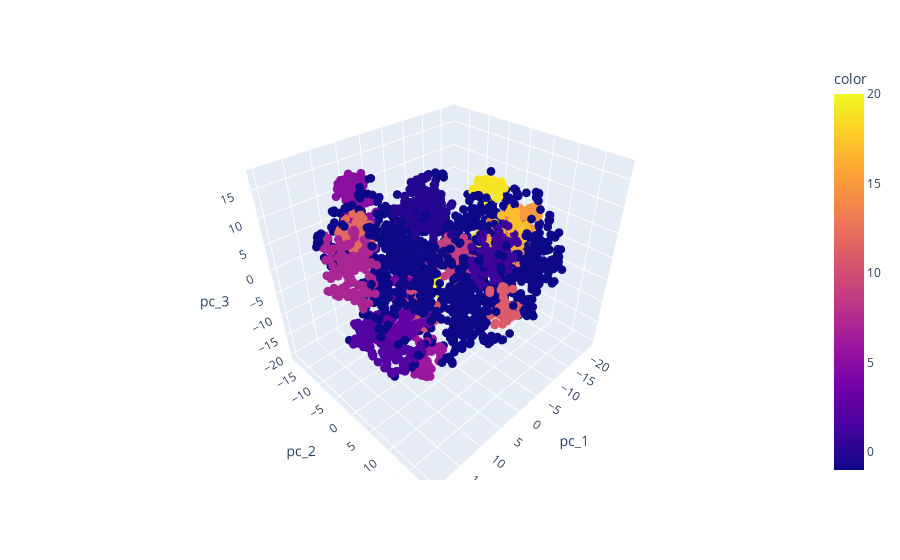

This figure's notebook cell:
### Code cell
from sklearn.cluster import DBSCAN
import plotly.express as px

# NOTE: low eps, high min_samples -> search for higher density clusters
clustering = DBSCAN(eps=3, min_samples=30, n_jobs=-1, metric='l2')

clusters = clustering.fit_predict(val_question_proj)
n_clusters = len(np.unique(clusters))
print('{} clusters found'.format(n_clusters))


df = pd.DataFrame(val_question_proj, columns=['pc_1', 'pc_2', 'pc_3'])
df = pd.concat([df, knn_df['question']], axis=1)
fig = px.scatter_3d(df, x='pc_1', y='pc_2', z='pc_3', color=clusters, hover_data=['question'])
fig.update_traces(marker_size=3)
fig.show()

### Figure 1 — Plotly figure (JSON) as saved in the notebook; plotly's stock layout.template omitted (floating-point values rounded to 4 significant figures; data arrays with more than 128 entries replaced by an {"elided": "..."} marker saying what was removed)
{"data": [{"customdata": {"elided": "3001x1 str values"}, "hovertemplate": "pc_1=%{x}<br>pc_2=%{y}<br>pc_3=%{z}<br>question=%{customdata[0]}<br>color=%{marker.color}<extra></extra>", "legendgroup": "", "marker": {"color": {"elided": "3001 int values"}, "coloraxis": "coloraxis", "size": 3, "symbol": "circle"}, "mode": "markers", "name": "", "scene": "scene", "showlegend": false, "type": "scatter3d", "x": {"elided": "3001 float values"}, "y": {"elided": "3001 float values"}, "z": {"elided": "3001 float values"}}], "layout": {"coloraxis": {"colorbar": {"title": {"text": "color"}}, "colorscale": [[0, "#0d0887"], [0.1111, "#46039f"], [0.2222, "#7201a8"], [0.3333, "#9c179e"], [0.4444, "#bd3786"], [0.5556, "#d8576b"], [0.6667, "#ed7953"], [0.7778, "#fb9f3a"], [0.8889, "#fdca26"], [1, "#f0f921"]]}, "legend": {"tracegroupgap": 0}, "margin": {"t": 60}, "scene": {"domain": {"x": [0, 1], "y": [0, 1]}, "xaxis": {"title": {"text": "pc_1"}}, "yaxis": {"title": {"text": "pc_2"}}, "zaxis": {"title": {"text": "pc_3"}}}}}
